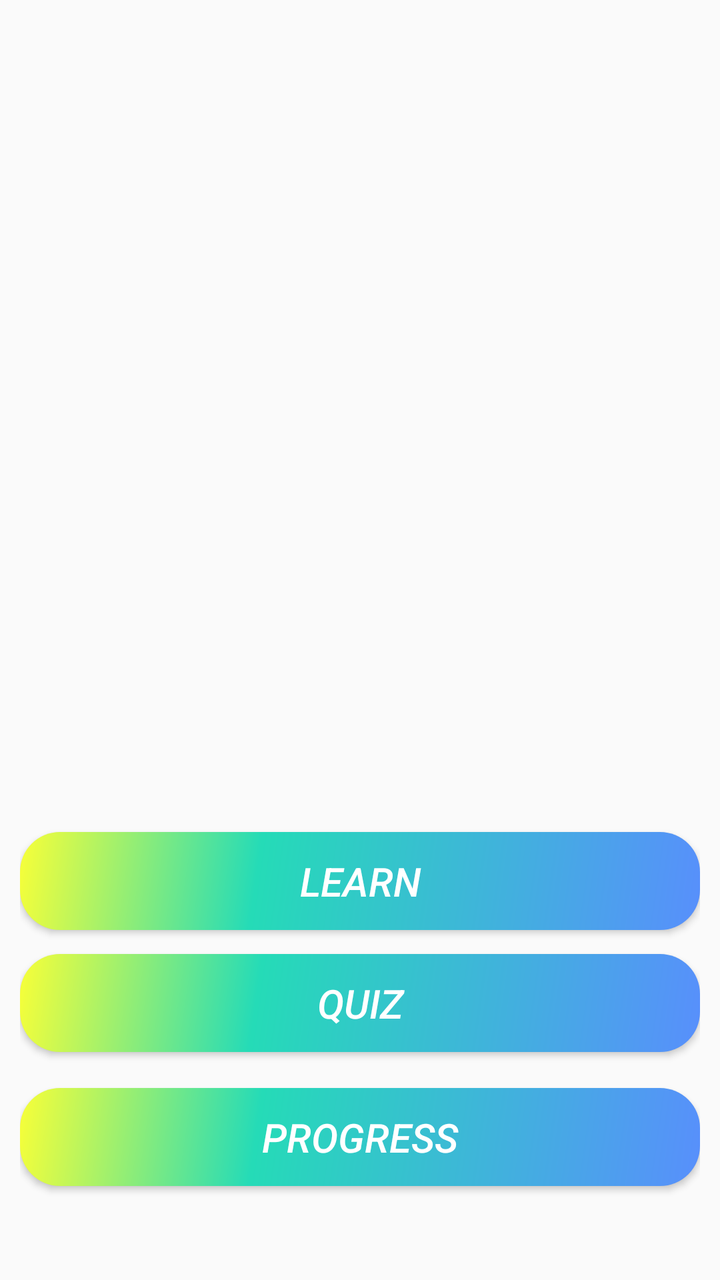
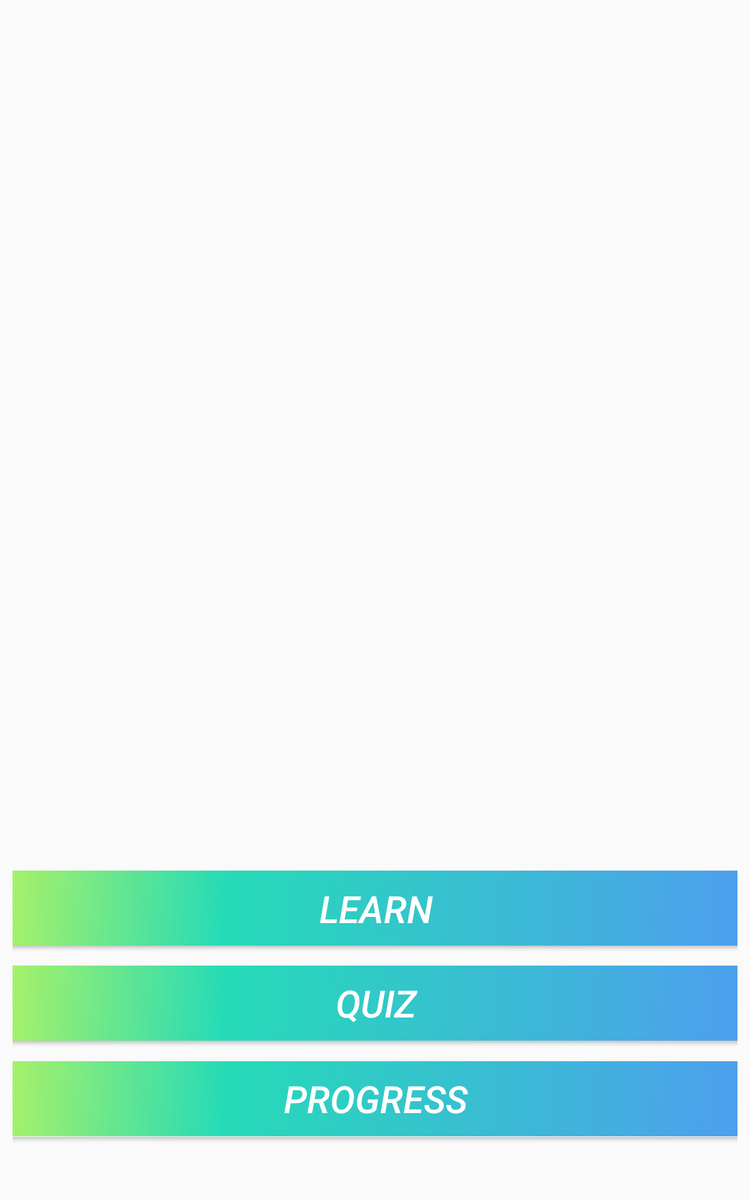

Two renders of one Android screen. The first uses the default layout on a phone; the second uses the alternative layout the repository ships for a different screen configuration, on a matching device. The two XML files are below.
<!-- AndroidManifest.xml: application theme AppTheme -->
<!-- res/layout/fragment_home.xml -->
<?xml version="1.0" encoding="utf-8"?>
<RelativeLayout xmlns:android="http://schemas.android.com/apk/res/android"
    xmlns:app="http://schemas.android.com/apk/res-auto"
    xmlns:tools="http://schemas.android.com/tools"
    android:layout_width="match_parent"
    android:layout_height="match_parent"
    android:background="@drawable/wallpaper"
    tools:context=".MainActivity">


    <RelativeLayout
        android:layout_width="match_parent"
        android:layout_height="235dp"
        android:layout_alignParentBottom="true"
        android:layout_alignParentStart="true"
        android:layout_marginBottom="10sp"
        android:paddingBottom="10dp"
        android:paddingLeft="10dp"
        android:paddingRight="10dp">

        <Button
            android:id="@+id/quiz"
            android:layout_width="match_parent"
            android:layout_height="49dp"
            android:layout_alignParentBottom="true"
            android:layout_centerHorizontal="true"
            android:layout_marginBottom="94dp"
            android:background="@drawable/homepage_button_back"
            android:cursorVisible="false"
            android:onClick="quiz"
            android:text="quiz"
            android:textColor="@android:color/white"
            android:textSize="20sp"
            android:textStyle="normal|italic" />

        <Button
            android:id="@+id/learn"
            android:layout_width="match_parent"
            android:layout_height="49dp"
            android:layout_alignParentBottom="true"
            android:layout_centerHorizontal="true"
            android:layout_marginBottom="155dp"
            android:background="@drawable/homepage_button_back"
            android:onClick="learn"
            android:padding="10dp"
            android:text="learn"
            android:textColor="@android:color/white"
            android:textSize="20sp"
            android:textStyle="normal|italic" />

        <Button
            android:id="@+id/progress"
            android:layout_width="match_parent"
            android:layout_height="49dp"
            android:layout_alignParentBottom="true"
            android:layout_centerHorizontal="true"
            android:layout_marginBottom="27dp"
            android:background="@drawable/homepage_button_back"
            android:cursorVisible="false"
            android:onClick="progress"
            android:text="progress"
            android:textColor="@android:color/white"
            android:textSize="20sp"
            android:textStyle="normal|italic" />
    </RelativeLayout>

    <ImageView
        android:id="@+id/imageView"
        android:layout_width="match_parent"
        android:layout_height="171dp"
        android:layout_alignParentStart="true"
        android:layout_alignParentTop="true"
        android:layout_marginTop="22dp"
        android:foregroundGravity="center"
        app:srcCompat="@drawable/homepagelogo" />


    <ImageView
        android:id="@+id/imageView2"
        android:layout_width="56dp"
        android:layout_height="56dp"
        android:layout_alignParentTop="true"
        app:srcCompat="@drawable/profile"
        android:layout_alignParentRight="true" />


</RelativeLayout>
<!-- resources referenced by this layout -->
<resources>
  <!-- drawable homepage_button_back (drawable) -->
  <?xml version="1.0" encoding="utf-8"?>
  <shape xmlns:android="http://schemas.android.com/apk/res/android" android:shape="rectangle" >
      <corners
          android:radius="20dp"
          />
      <gradient
          android:angle="315"
          android:centerX="35%"
          android:centerColor="#25DBB7"
          android:startColor="#F8FF38"
          android:endColor="#588FFC"
          android:type="linear"
          />
  
      <size
          android:width="50dp"
          android:height="20dp"
          />
      <stroke
          android:width="0dp"
          android:color="#878280"
          />
  </shape>
  <!-- drawable homepagelogo: png bitmap (drawable, 45982 bytes) -->
  <style name="AppTheme" parent="Base.Theme.AppCompat.Light.DarkActionBar">
          
          <item name="colorPrimary">@color/colorPrimary</item>
          <item name="colorPrimaryDark">@color/colorPrimaryDark</item>
          <item name="colorAccent">@color/colorAccent</item>
      </style>
  <color name="colorPrimary">#ec407a</color>
  <color name="colorPrimaryDark">#d81b60</color>
  <color name="colorAccent">#e040fb</color>
</resources>
<!-- res/layout-sw600dp/fragment_home.xml (the repository's variant of the layout above) -->
<!-- drawn on a 7-inch tablet held upright -->
<?xml version="1.0" encoding="utf-8"?>
<RelativeLayout xmlns:android="http://schemas.android.com/apk/res/android"
    xmlns:app="http://schemas.android.com/apk/res-auto"
    xmlns:tools="http://schemas.android.com/tools"
    android:layout_width="match_parent"
    android:layout_height="match_parent"
    android:background="@drawable/wallpaper"
    tools:context=".MainActivity">


    <android.support.constraint.ConstraintLayout
        android:id="@+id/relativeLayout"
        android:layout_width="match_parent"
        android:layout_height="296dp"
        android:layout_alignParentBottom="true"
        android:layout_alignParentStart="true"
        android:layout_marginBottom="10sp"
        android:paddingBottom="10dp"
        android:paddingLeft="10dp"
        android:paddingRight="10dp">

        <Button
            android:id="@+id/quiz"
            android:layout_width="800dp"
            android:layout_height="60dp"
            android:background="@drawable/homepage_button_back"
            android:cursorVisible="false"
            android:onClick="quiz"
            android:text="quiz"
            android:textColor="@android:color/white"
            android:textSize="30sp"
            android:textStyle="normal|italic"
            app:layout_constraintBottom_toTopOf="@+id/progress"
            app:layout_constraintLeft_toLeftOf="parent"
            app:layout_constraintRight_toRightOf="parent"
            app:layout_constraintTop_toBottomOf="@+id/learn" />

        <Button
            android:id="@+id/learn"
            android:layout_width="800dp"
            android:layout_height="60dp"
            android:layout_marginTop="26dp"
            android:background="@drawable/homepage_button_back"
            android:onClick="learn"
            android:padding="10dp"
            android:text="learn"
            android:textColor="@android:color/white"
            android:textSize="30sp"
            android:textStyle="normal|italic"
            app:layout_constraintBottom_toTopOf="@+id/quiz"
            app:layout_constraintLeft_toLeftOf="parent"
            app:layout_constraintRight_toRightOf="parent"
            app:layout_constraintTop_toTopOf="parent" />

        <Button
            android:id="@+id/progress"
            android:layout_width="800dp"
            android:layout_height="60dp"
            android:layout_marginBottom="15dp"
            android:background="@drawable/homepage_button_back"
            android:cursorVisible="false"
            android:onClick="progress"
            android:padding="0dp"
            android:text="progress"
            android:textColor="@android:color/white"
            android:textSize="30sp"
            android:textStyle="normal|italic"
            app:layout_constraintBottom_toBottomOf="parent"
            app:layout_constraintLeft_toLeftOf="parent"
            app:layout_constraintRight_toRightOf="parent"
            app:layout_constraintTop_toBottomOf="@+id/quiz" />
    </android.support.constraint.ConstraintLayout>

    <ImageView
        android:id="@+id/imageView"
        android:layout_width="375dp"
        android:layout_height="163dp"
        android:layout_alignParentTop="true"
        android:layout_centerHorizontal="true"
        android:layout_marginTop="35dp"
        app:srcCompat="@drawable/backgrounf" />


    <ImageView
        android:id="@+id/imageView2"
        android:layout_width="56dp"
        android:layout_height="56dp"
        android:layout_alignParentTop="true"
        app:srcCompat="@drawable/profile"
        android:layout_alignParentRight="true" />


</RelativeLayout>
<!-- resources referenced by the variant -->
<!-- as a 7-inch tablet held upright resolves them -->
<resources>
  <!-- drawable backgrounf: png bitmap (drawable, 21468 bytes) -->
  <!-- drawable homepage_button_back (drawable) -->
  <?xml version="1.0" encoding="utf-8"?>
  <shape xmlns:android="http://schemas.android.com/apk/res/android" android:shape="rectangle" >
      <corners
          android:radius="20dp"
          />
      <gradient
          android:angle="315"
          android:centerX="35%"
          android:centerColor="#25DBB7"
          android:startColor="#F8FF38"
          android:endColor="#588FFC"
          android:type="linear"
          />
  
      <size
          android:width="50dp"
          android:height="20dp"
          />
      <stroke
          android:width="0dp"
          android:color="#878280"
          />
  </shape>
  <style name="AppTheme" parent="Base.Theme.AppCompat.Light.DarkActionBar">
          
          <item name="colorPrimary">@color/colorPrimary</item>
          <item name="colorPrimaryDark">@color/colorPrimaryDark</item>
          <item name="colorAccent">@color/colorAccent</item>
      </style>
  <color name="colorPrimary">#ec407a</color>
  <color name="colorPrimaryDark">#d81b60</color>
  <color name="colorAccent">#e040fb</color>
</resources>
